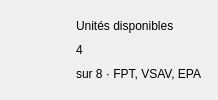
<widget class="QFrame" name="carteKpi3"><property name="variante" stdset="0"><string notr="true">kpi</string></property><layout class="QHBoxLayout" name="layout74" stretch="0,1"><property name="spacing"><number>14</number></property><property name="leftMargin"><number>16</number></property><property name="topMargin"><number>14</number></property><property name="rightMargin"><number>16</number></property><property name="bottomMargin"><number>14</number></property><item><widget class="QLabel" name="tuile10"><property name="minimumSize"><size><width>46</width><height>46</height></size></property><property name="maximumSize"><size><width>46</width><height>46</height></size></property><property name="pixmap"><pixmap resource="ressources.qrc">:/images/icones/tuile_truck_vert.png</pixmap></property><property name="scaledContents"><bool>true</bool></property></widget></item><item><layout class="QVBoxLayout" name="layout73"><property name="spacing"><number>0</number></property><item><widget class="QLabel" name="lbl91"><property name="text"><string>Unités disponibles</string></property><property name="variante" stdset="0"><string notr="true">kpiTitre</string></property></widget></item><item><widget class="QLabel" name="lbl92"><property name="text"><string>4</string></property><property name="variante" stdset="0"><string notr="true">kpiValeur</string></property></widget></item><item><widget class="QLabel" name="lbl93"><property name="text"><string>sur 8 · FPT, VSAV, EPA</string></property><property name="variante" stdset="0"><string notr="true">kpiDetail</string></property></widget></item></layout></item></layout></widget>
